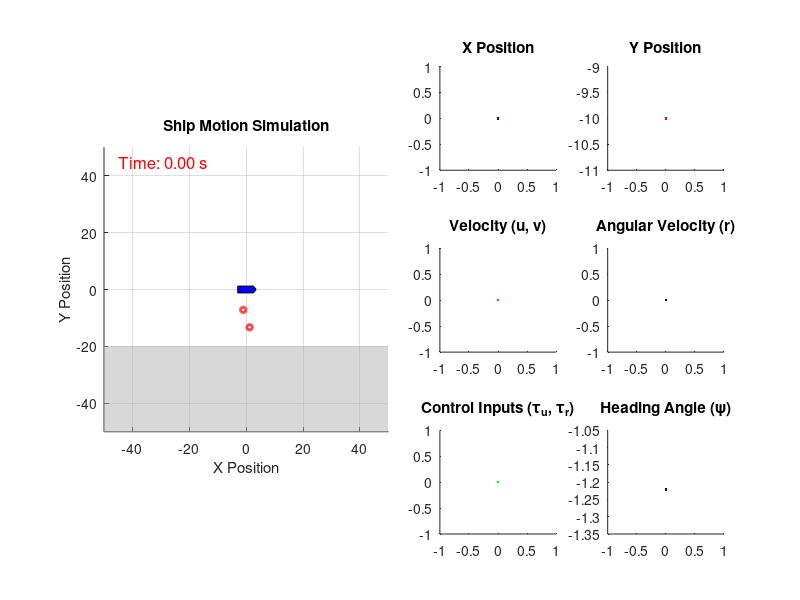

This figure's MATLAB source: (Note: this script raises an error after producing the figure.)
clc; clear; close all;

%% Simulation parameters
dt = 0.01; % Simulation step (fine-grained)
control_update_dt = 0.1; % Control update interval
control_update_steps = control_update_dt / dt; % Control update every 10 steps
T = 40; % Simulation duration
t = 0:dt:T;
N = length(t);

%% Initialize states for x and y
x = zeros(1, N); u = zeros(1, N);
y = zeros(1, N); v = zeros(1, N);
psi = zeros(1, N); r = zeros(1, N);
psi(1) = -70*3.141592/180;
y(1) = -10;

tau_u = zeros(1, N);
tau_r = zeros(1, N);
tau_v = zeros(1, N);

tu = 0;
tr = 0;
tv = 0;

Fv = 20;
lf = 3.5;
lb = -3;
bow = 1.5;

alpha1 = 0.1;
alpha2 = 0.1;
alphac1 = 100;
alphac2 = 200;

Tu_con = 0;
Tv_con = 0;
Tr_con = 0;

acceptance_rad = 1;

x_d = 0;
y_d = -18.5;


%% Figure Setup
fig = figure('Position', [100, 100, 1200, 600]); % Adjust figure size

% Left: Ship Motion Animation
subplot(3, 4, [1 2 5 6 9 10]); % 왼쪽 큰 플롯 (애니메이션)
hold on;
axis equal;
grid on;
xlabel('X Position');
ylabel('Y Position');
title('Ship Motion Simulation');
xlim([-50, 50]); ylim([-50, 50]);

% ** 정박지(Anchorage Area) 추가 **
fill([-50 50 50 -50], [-50 -50 -20 -20], [0.7 0.7 0.7], 'EdgeColor', 'none', 'FaceAlpha', 0.5);

% Initial ship shape (Pentagon)
ship_x = [3.5 2.5 -3 -3 2.5]; % Shape of the ship (pentagon)
ship_y = [0 1.2 1.2 -1.2 -1.2];

% Plot initial ship
ship_plot = fill(ship_x, ship_y, 'b'); % Ship shape

% ** Acceptence Radius 업데이트 (선두와 선미 위치에 원 그리기) **
theta = psi(1); % 초기 선박의 회전각
radii = acceptance_rad * ones(1, 2);  % 두 원의 반지름 (선두, 선미)
center_x = [x(1) + lf * cos(theta), x(1) + lb * cos(theta)]; % 선두, 선미의 x 위치
center_y = [y(1) + lf * sin(theta), y(1) + lb * sin(theta)]; % 선두, 선미의 y 위치

% 선두와 선미에 빨간 원 추가
circle_hf = rectangle('Position', [center_x(1)-acceptance_rad, center_y(1)-acceptance_rad, 2*acceptance_rad, 2*acceptance_rad], 'Curvature', [1, 1], 'EdgeColor', 'r', 'LineWidth', 2);
circle_hb = rectangle('Position', [center_x(2)-acceptance_rad, center_y(2)-acceptance_rad, 2*acceptance_rad, 2*acceptance_rad], 'Curvature', [1, 1], 'EdgeColor', 'r', 'LineWidth', 2);


% Add simulation time display (Top-left corner)
time_text = text(-45, 45, 'Time: 0.00 s', 'FontSize', 12, 'Color', 'r');

% Right: 3x2 Subplots
ax(1) = subplot(3,4,3); hold on; title('X Position');
ax(2) = subplot(3,4,4); hold on; title('Y Position');
ax(3) = subplot(3,4,7); hold on; title('Velocity (u, v)');
ax(4) = subplot(3,4,8); hold on; title('Angular Velocity (r)');
ax(5) = subplot(3,4,11); hold on; title('Control Inputs (\tau_u, \tau_r)');
ax(6) = subplot(3,4,12); hold on; title('Heading Angle (\psi)');

% 선을 미리 생성 (plot 업데이트 최적화)
line_x = plot(ax(1), t(1), x(1), 'b');
line_y = plot(ax(2), t(1), y(1), 'r');
line_u = plot(ax(3), t(1), u(1), 'g');
line_v = plot(ax(3), t(1), v(1), 'm');
line_r = plot(ax(4), t(1), r(1), 'k');
line_tau_u = plot(ax(5), t(1), tau_u(1), 'b');
line_tau_r = plot(ax(5), t(1), tau_r(1), 'r');
line_tau_v = plot(ax(5), t(1), tau_v(1), 'g');
line_psi = plot(ax(6), t(1), psi(1), 'k');

% 세로선(Vertical Line) 추가
for i = 1:6
    vline_x(i) = xline(ax(i), t(1), '--k', 'LineWidth', 1.2);
end


%% Simulation loop
for i = 2:N
    if mod(i, control_update_steps) == 0 
        %% Control Input Calculation
        u_dot = (-Xu*u(i-1) - Xuu*sqrt(u(i-1)*u(i-1))*u(i-1))/M;
        v_dot = (-Yv*v(i-1) -Yr*r(i-1) - Yvv*sqrt(v(i-1)*v(i-1))*v(i-1))/M;
        r_dot = (-Nv*v(i-1) -Nr*r(i-1) - Nrrr*r(i-1)*r(i-1)*r(i-1))/I;

        %CBF
        hf = y(i-1) + lf*sin(psi(i-1)) + 20 - acceptance_rad;
        hf_dot = u(i-1)*sin(psi(i-1)) + v(i-1)*cos(psi(i-1)) + r(i-1)*lf*cos(psi(i-1));
        hf_dotdot = u_dot*sin(psi(i-1)) + v_dot*cos(psi(i-1)) + lf*r_dot*cos(psi(i-1)) + u(i-1)*r(i-1)*cos(psi(i-1)) - v(i-1)*r(i-1)*sin(psi(i-1)) - lf*r(i-1)*r(i-1)*sin(psi(i-1));
        hf_cbf = (hf + alpha1*hf_dot + alpha2*(hf_dot + alpha1*hf_dotdot))/(alpha1*alpha2);

        hb = y(i-1) + lb*sin(psi(i-1)) + 20 - acceptance_rad;
        hb_dot = u(i-1)*sin(psi(i-1)) + v(i-1)*cos(psi(i-1)) + r(i-1)*lb*cos(psi(i-1));
        hb_dotdot = u_dot*sin(psi(i-1)) + v_dot*cos(psi(i-1)) + lb*r_dot*cos(psi(i-1)) + u(i-1)*r(i-1)*cos(psi(i-1)) - v(i-1)*r(i-1)*sin(psi(i-1)) - lb*r(i-1)*r(i-1)*sin(psi(i-1));
        hb_cbf = (hb + alpha1*hb_dot + alpha2*(hb_dot + alpha1*hb_dotdot))/(alpha1*alpha2);

        %CLF
        x_dot = u(i-1)*cos(psi(i-1)) - v(i-1)*sin(psi(i-1));
        y_dot = u(i-1)*sin(psi(i-1)) + v(i-1)*cos(psi(i-1));
        x_dotdot = u_dot*cos(psi(i-1)) - v_dot*sin(psi(i-1)) - u(i-1)*r(i-1)*sin(psi(i-1)) - v(i-1)*u(i-1)*cos(psi(i-1));
        y_dotdot = u_dot*sin(psi(i-1)) + v_dot*cos(psi(i-1)) + u(i-1)*r(i-1)*cos(psi(i-1)) - v(i-1)*u(i-1)*sin(psi(i-1));

        % h_clf = (x(i-1)-x_d)*(x(i-1)-x_d) + (y(i-1)-y_d)*(y(i-1)-y_d);
        % h_clf_dot = 2*(x(i-1)-x_d)*x_dot + 2*(y(i-1)-y_d)*y_dot;
        % h_clf_dotdot = 2*x_dot*x_dot + 2*y_dot*y_dot + 2*(x(i-1)-x_d)*x_dotdot + 2*(y(i-1)-y_d)*y_dotdot;
        % h_dock = h_clf + (alphac1 + alphac2)*h_clf_dot + alphac1*alphac2*h_clf_dotdot;

        O1 = 10*(x(i-1) + bow*cos(psi(i-1)) - x_d) - u_dot*cos(psi(i-1)) + v_dot*sin(psi(i-1)) + bow*r_dot*sin(psi(i-1)) + u(i-1)*r(i-1)*sin(psi(i-1)) + v(i-1)*r(i-1)*cos(psi(i-1)) + bow*r(i-1)*r(i-1)*cos(psi(i-1));
        O2 = 10*(y(i-1) + bow*sin(psi(i-1)) - y_d) - u_dot*sin(psi(i-1)) - v_dot*cos(psi(i-1)) - bow*r_dot*cos(psi(i-1)) - u(i-1)*r(i-1)*cos(psi(i-1)) + v(i-1)*r(i-1)*sin(psi(i-1)) + bow*r(i-1)*r(i-1)*sin(psi(i-1));
        
        tu = O1*cos(psi(i-1)) + O2*sin(psi(i-1));
        tr = (-O1*sin(psi(i-1)) + O2*cos(psi(i-1)))/bow;

        %CBF
        %% MILP CBF
        % Gurobi 모델 생성
        model = struct();
        
        % 변수 정의: x1은 -1, 0, 1 사이의 값, x2, x3는 실수 변수
        model.modelsense = 'min';  % 최소화 문제
        
        % 목적 함수 정의 (비용 함수가 제곱 형태)
        % x1^2 + x2^2 + x3^2 (이차 목적 함수)
        model.Q = sparse([0.001, 0, 0, 0;
                          0, 1, 0, 0;
                          0, 0, 1, 0; ...
                          0, 0, 0, 1]);  % 대각선에 1을 넣어서 각 변수를 제곱하는 형태로 설정
        model.obj = [0, 0, 0, 0];  % 1차 항은 0 (단지 제곱 항만 목적 함수로 사용)
                
        
        % 제약 조건 정의
        model.A = sparse([
            Fv*(-2*(x(i-1)-x_d)*sin(psi(i-1))/M + 2*(y(i-1)-y_d)*cos(psi(i-1))/M), (2*(x(i-1)-x_d)*cos(psi(i-1))/M + 2*(y(i-1)-y_d)*sin(psi(i-1))/M), 0, -10;
            1, 0, 0, 0;
            -1, 0, 0, 0;
            0, 1, 0, 0;
            0, -1, 0, 0;            
        ]);
        
        model.rhs = [-h_dock;1;1;100;100];  % 우변 벡터: b1 = 4, b2 = 6
        % model.sense = ['<';'<';'<';'<';'<'];  % 부등호 방향: <=
        
        % 변수 타입 설정: x1은 정수, x2, x3은 실수
        model.vtype = 'ICCC';  % I: 정수, C: 연속 실수 (x1은 정수, x2, x3는 실수)
        
        % 모델 최적화 실행
        result = gurobi(model,struct('OutputFlag', 1));

        disp(['x1 (정수 변수): ', num2str(result.x(1))]);
        disp(['x2 (실수 변수): ', num2str(result.x(2))]);
        disp(['x3 (실수 변수): ', num2str(result.x(3))]);
        disp(['x4 (실수 변수): ', num2str(result.x(4))]);

        tu = result.x(2);  % Surge force
        tr = result.x(3);    % Yaw torque
        tv = Fv*result.x(1);
    end

    %% System update
    M = 37.758;
    I = 18.35; 
    Xu = 8.9149;
    Xuu = 11.2101;
    Nr = 16.9542;
    Nrrr = 12.8966;
    Yv = 15;
    Yvv = 3;
    Yr = 6;
    Nv = 6;
    
    % Update states using Euler integration
    tau_u(i) = tu;
    tau_r(i) = tr;
    tau_v(i) = tv;
    
    x_dot = u(i-1)*cos(psi(i-1)) - v(i-1)*sin(psi(i-1));
    y_dot = u(i-1)*sin(psi(i-1)) + v(i-1)*cos(psi(i-1));
    u_dot = (-Xu*u(i-1) - Xuu*sqrt(u(i-1)*u(i-1))*u(i-1) + tau_u(i))/M;
    v_dot = (-Yv*v(i-1) -Yr*r(i-1) - Yvv*sqrt(v(i-1)*v(i-1))*v(i-1) + tau_v(i))/M;
    r_dot = (-Nv*v(i-1) -Nr*r(i-1) - Nrrr*r(i-1)*r(i-1)*r(i-1) + tau_r(i))/I;
    
    x(i) = x(i-1) + x_dot * dt;
    y(i) = y(i-1) + y_dot * dt;
    psi(i) = psi(i-1) + r(i-1) * dt;
    u(i) = u(i-1) + u_dot * dt;
    v(i) = v(i-1) + v_dot * dt;
    r(i) = r(i-1) + r_dot * dt;

    % ** 실시간 선박 업데이트 **
    theta = psi(i); % 선박의 회전각
    R = [cos(theta), -sin(theta); sin(theta), cos(theta)]; % 회전행렬 적용
    ship_rotated = R * [ship_x; ship_y]; % 회전된 선박 좌표
    
    set(ship_plot, 'XData', ship_rotated(1,:) + x(i), 'YData', ship_rotated(2,:) + y(i));
    
    % Update Simulation Time Text
    set(time_text, 'String', sprintf('Time: %.2f s', t(i)));

    % ** Acceptence Radius 업데이트 (선두와 선미 위치에 원 그리기) **
    center_x = [x(i) + lf * cos(psi(i)), x(i) + lb * cos(psi(i))]; % 선두, 선미의 x 위치
    center_y = [y(i) + lf * sin(psi(i)), y(i) + lb * sin(psi(i))]; % 선두, 선미의 y 위치
    
    % 선두와 선미에 빨간 원 추가
    set(circle_hf, 'Position', [center_x(1)-acceptance_rad, center_y(1)-acceptance_rad, 2*acceptance_rad, 2*acceptance_rad]);
    set(circle_hb, 'Position', [center_x(2)-acceptance_rad, center_y(2)-acceptance_rad, 2*acceptance_rad, 2*acceptance_rad]);
    

    % Subplot 업데이트 (선을 이어서 그림)
    set(line_x, 'XData', t(1:i), 'YData', x(1:i));
    set(line_y, 'XData', t(1:i), 'YData', y(1:i));
    set(line_u, 'XData', t(1:i), 'YData', u(1:i));
    set(line_v, 'XData', t(1:i), 'YData', v(1:i));
    set(line_r, 'XData', t(1:i), 'YData', r(1:i));
    set(line_tau_u, 'XData', t(1:i), 'YData', tau_u(1:i));
    set(line_tau_r, 'XData', t(1:i), 'YData', tau_r(1:i));
    set(line_tau_v, 'XData', t(1:i), 'YData', tau_v(1:i));
    set(line_psi, 'XData', t(1:i), 'YData', psi(1:i));

    % Update vertical lines
    for j = 1:6
        set(vline_x(j), 'Value', t(i));
    end

    drawnow;
    
    % Stop simulation if figure is closed
    if ~isvalid(fig)
        break;
    end
end
